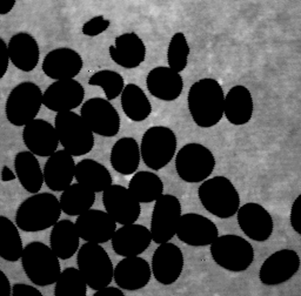
#> input picture Midterm-HW/CoffeeBeans.tif, 301 x 296 px
$ jupyter execute --allow-errors Q5-compute-curvature.ipynb
#> lines starting #> are read from the running program, lines starting #| are printed output that depends on the picture; after the words box and inside, x2 and y2 are one past the last pixel; in counts of white or black regions, pixels touching at a corner belong together
#### Question 5 - Computing Curvature

[cell 1]
import numpy as np
import matplotlib.pyplot as plt
from skimage import io, filters, measure, morphology
from skimage.color import rgb2gray
from scipy import ndimage as ndi
from scipy.signal import find_peaks
from scipy import ndimage as ndi
from skimage import segmentation, feature

[cell 2]
from PIL import Image

img = np.array(Image.open('CoffeeBeans.tif'))
#> img is the input picture: shape (296, 301, 3); min 0, max 231, mean 73.3
if img.ndim == 3:
    img = rgb2gray(img[..., :3])
#> img: shape (296, 301) float64
img = img.astype(float)

[cell 3]
# a. Threshold
t = filters.threshold_otsu(img)
#> t = 0.278
mask = img > t
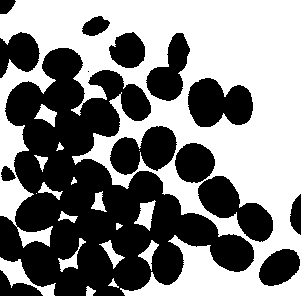
#> mask: shape (296, 301) bool; 51.6% white; 15 black regions (1 under 20 px), largest, box (x1, y1, x2, y2) and area: (0, 48, 254, 296) 28578, (198, 176, 273, 242) 2367, (188, 78, 253, 127) 2357
if mask.mean() > 0.5:          # make the beans the foreground; flip if the polarity comes out wrong
    mask = ~mask
#> mask: shape (296, 301) bool; 48.4% white; 15 white regions (1 under 20 px)
#> (the rest of this cell did not finish here and is left out)

##### Rebuild the mask, then plot the 3D surface with peaks

[cell 4]
# Split touching beans
dist = ndi.distance_transform_edt(mask)
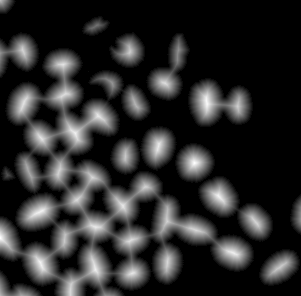
#> dist: shape (296, 301) float64; min 0, max 19, mean 3.14; drawn with min black and max white
dist_s = filters.gaussian(dist, sigma=2)
coords = feature.peak_local_max(dist_s, min_distance=15, labels=measure.label(mask),
                                exclude_border=False)
#> coords = 47 pairs, first value 0 to 295, second value 0 to 300
markers = np.zeros(mask.shape, dtype=int)
markers[tuple(coords.T)] = np.arange(1, len(coords) + 1)
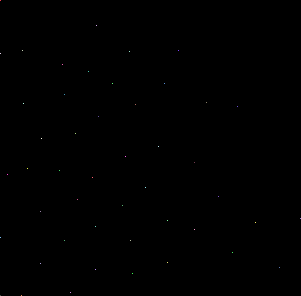
#> markers: shape (296, 301) int64; 48 distinct labels, from 0 to 47; one colour per label, 0 black
ws = segmentation.watershed(-dist_s, markers, mask=mask)
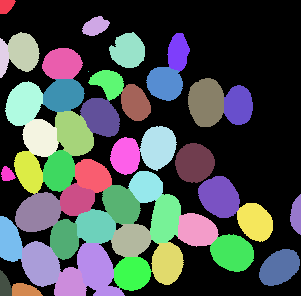
#> ws: shape (296, 301) int64; 48 distinct labels, from 0 to 47; one colour per label, 0 black

# Largest bean that does NOT touch the image border (a bean cut by the border has a fake edge)
H, W = mask.shape
#> H = 296; W = 301
cands = [r for r in measure.regionprops(ws)
         if r.bbox[0] > 0 and r.bbox[1] > 0 and r.bbox[2] < H and r.bbox[3] < W]
#> cands = 39 regions; largest, box (x1, y1, x2, y2) and area: (188, 78, 224, 127) 1432, (15, 192, 61, 232) 1407, (21, 241, 61, 287) 1347, (198, 176, 240, 218) 1313, (55, 111, 94, 156) 1306
best = max(cands, key=lambda r: r.area)
print(f"{ws.max()} regions after splitting; largest interior bean: {best.area:.0f} px")
#| 47 regions after splitting; largest interior bean: 1432 px

# Visual check: every region outlined, the chosen one filled
plt.figure(figsize=(7, 7))
plt.imshow(segmentation.mark_boundaries(img / img.max(), ws, color=(1, 0, 0)), cmap='gray')
plt.imshow(np.ma.masked_where(ws != best.label, ws), alpha=0.5, cmap='autumn')
plt.title('Watershed split; chosen bean highlighted'); plt.axis('off'); plt.show()
#> after `plt.title('Watershed split; chosen bean highlighted')`:
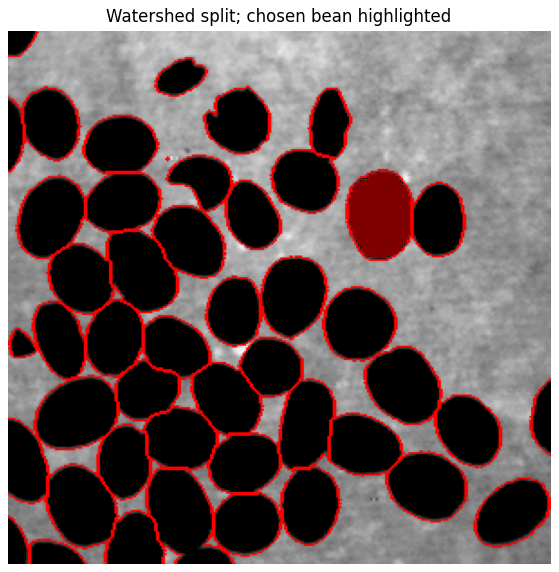
#> figure drawn by matplotlib, 1 panel

# --- Boundary of the chosen bean ---
blob = ndi.gaussian_filter((ws == best.label).astype(float), 2) > 0.5   # rounds the cut corners
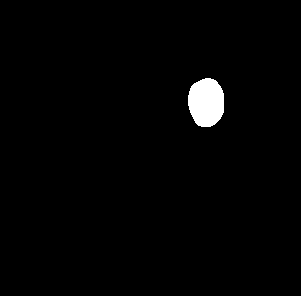
#> blob: shape (296, 301) bool; 1.6% white; 1 white region

[cell 5]
def curvature_3tap(x, y):
    # length-3 filters on a closed curve (np.roll wraps around)
    x1 = (np.roll(x, -1) - np.roll(x, 1)) / 2;  y1 = (np.roll(y, -1) - np.roll(y, 1)) / 2
    x2 = np.roll(x, -1) - 2 * x + np.roll(x, 1); y2 = np.roll(y, -1) - 2 * y + np.roll(y, 1)
    return (x1 * y2 - y1 * x2) / (x1**2 + y1**2) ** 1.5

#> (the rest of this cell did not finish here and is left out)

[cell 6]
a, b = best.major_axis_length / 2, best.minor_axis_length / 2
#> a = 24.85; b = 18.38
#> (the rest of this cell did not finish here and is left out)

##### Use those peaks as the watershed markers and pick the bean

[cell 7]
from mpl_toolkits.mplot3d import Axes3D
from skimage import segmentation, feature

# ebuild mask WITHOUT filling the gaps between beans
mask = img > t                        # t is the Otsu threshold from before
if mask.mean() > 0.5:
    mask = ~mask                      # beans = foreground
#> (the rest of this cell did not finish here and is left out)

[cell 8]
a, b = best.axis_major_length / 2, best.axis_minor_length / 2
print(f"best: area = {best.area:.0f} px, a = {a:.1f}, b = {b:.1f}, predicted peak = {a / b**2:.4f}")
#| best: area = 1432 px, a = 24.8, b = 18.4, predicted peak = 0.0735

# Do x, y belong to `best`?
#> (the rest of this cell did not finish here and is left out)

[cell 9]
# Pick an isolated, nearly convex bean
lab = measure.label(mask)
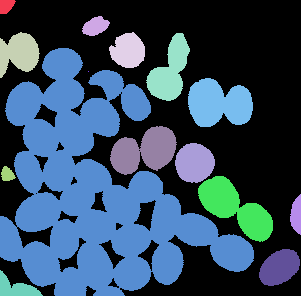
#> lab: shape (296, 301) int32; 16 distinct labels, from 0 to 15; one colour per label, 0 black
H, W = mask.shape
iso = [r for r in measure.regionprops(lab)
       if r.bbox[0] > 0 and r.bbox[1] > 0 and r.bbox[2] < H and r.bbox[3] < W and r.solidity > 0.95]
#> iso = 3 regions; box (x1, y1, x2, y2) and area: (175, 143, 215, 183) 1231, (259, 249, 300, 286) 1098, (88, 71, 89, 72) 1
best = max(iso, key=lambda r: r.area)
blob = lab == best.label
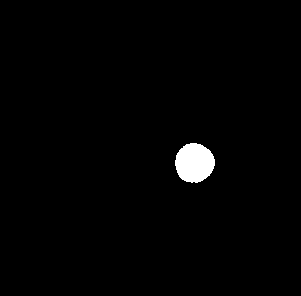
#> blob: shape (296, 301) bool; 1.4% white; 1 white region, box (x1, y1, x2, y2) and area: (175, 143, 215, 183) 1231
print(f"isolated bean: area = {best.area:.0f} px, solidity = {best.solidity:.3f}")
#| isolated bean: area = 1231 px, solidity = 0.972

# Boundary, resampled to equal spacing
c = max(measure.find_contours(np.pad(blob, 1).astype(float), 0.5), key=len) - 1
#> c = 163 pairs, first value 142.5 to 182.5, second value 174.5 to 214.5
if np.allclose(c[0], c[-1]):
    c = c[:-1]
#> c = 162 pairs, first value 142.5 to 182.5, second value 174.5 to 214.5
y, x = c[:, 0], c[:, 1]
#> y = 162 values, max 182.5 at index 0, min 142.5 at index 80, mean 162.7; x = 162 values, max 214.5 at index 121, min 174.5 at index 42, mean 194.2
d = np.hypot(np.diff(np.r_[x, x[0]]), np.diff(np.r_[y, y[0]]))
#> d = 162 values, max 1 at index 0, min 0.707 at index 2, mean 0.826
s = np.r_[0, np.cumsum(d)]
#> s = 163 values from 0 to 133.9
s_new = np.linspace(0, s[-1], int(s[-1]), endpoint=False)
#> s_new = 133 values from 0 to 132.9
x = np.interp(s_new, s, np.r_[x, x[0]]); y = np.interp(s_new, s, np.r_[y, y[0]])
#> after `x = np.interp(s_new, s, np.r_[x, x[0]])`: x = 133 values, max 214.5 at index 100, min 174.5 at index 35, mean 194.1
#> after `y = np.interp(s_new, s, np.r_[y, y[0]])`: y = 133 values, max 182.5 at index 0, min 142.5 at index 67, mean 162.6

# Curvature and stars
#> (the rest of this cell did not finish here and is left out)

##### Choosing an elongated bean

[cell 10]
iso = [r for r in measure.regionprops(lab)
       if r.bbox[0] > 0 and r.bbox[1] > 0 and r.bbox[2] < H and r.bbox[3] < W and r.solidity > 0.95]
#> (the rest of this cell did not finish here and is left out)

##### Smooth more, and fix the seam.

[cell 11]
# after resampling, rotate the start point to the middle of the long side
x = np.roll(x, len(x) // 3); y = np.roll(y, len(y) // 3)
#> after `x = np.roll(x, len(x) // 3)`: x = 133 values, max 214.5 at index 11, min 174.5 at index 79, mean 194.1
#> after `y = np.roll(y, len(y) // 3)`: y = 133 values, max 182.5 at index 44, min 142.5 at index 111, mean 162.6

fig, ax = plt.subplots(1, 3, figsize=(16, 4), sharey=True)
#> (the rest of this cell did not finish here and is left out)

[cell 12]
ds = np.hypot(np.diff(np.r_[x, x[0]]), np.diff(np.r_[y, y[0]])).mean()
#> ds = 0.98
#> (the rest of this cell did not finish here and is left out)
